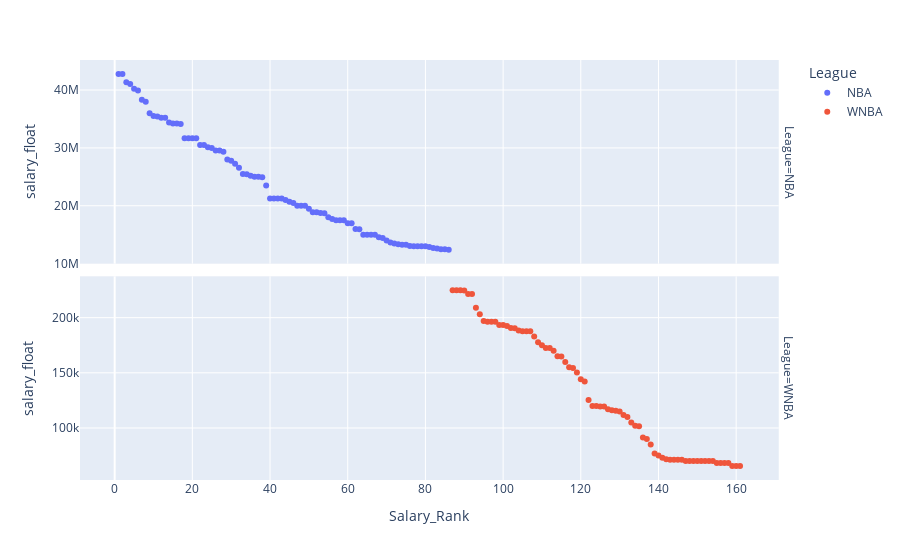

Notebook cell for this chart:
### Markdown cell above
### Views of Salaries vs League

### Code cell
import plotly.express as px

fig = px.scatter(df, x= "Salary_Rank", y="salary_float", color="League", facet_row="League", hover_data=['Avg_Salary'])
fig.update_yaxes(matches=None)

fig.show()

### Figure 1 — Plotly figure (JSON) as saved in the notebook; plotly's stock layout.template omitted (floating-point values rounded to 4 significant figures)
{"data": [{"customdata": [["$42,782,880  "], ["$42,782,880  "], ["$41,358,814  "], ["$41,063,925  "], ["$40,231,758  "], ["$39,932,648  "], ["$38,328,212  "], ["$37,980,720  "], ["$36,000,000  "], ["$35,500,000  "], ["$35,448,672  "], ["$35,197,650  "], ["$35,197,650  "], ["$34,379,100  "], ["$34,227,984  "], ["$34,226,304  "], ["$34,122,650  "], ["$31,650,600  "], ["$31,650,600  "], ["$31,650,600  "], ["$31,650,600  "], ["$30,521,116  "], ["$30,500,000  "], ["$30,100,543  "], ["$30,000,000  "], ["$29,542,010  "], ["$29,542,010  "], ["$29,331,375  "], ["$27,977,689  "], ["$27,800,000  "], ["$27,250,000  "], ["$26,583,334  "], ["$25,500,000  "], ["$25,434,263  "], ["$25,200,000  "], ["$25,000,000  "], ["$25,000,000  "], ["$24,916,591  "], ["$23,500,000  "], ["$21,250,000  "], ["$21,250,000  "], ["$21,250,000  "], ["$21,250,000  "], ["$21,000,000  "], ["$20,700,000  "], ["$20,475,000  "], ["$20,002,500  "], ["$20,000,000  "], ["$20,000,000  "], ["$19,500,000  "], ["$18,900,000  "], ["$18,893,589  "], ["$18,750,000  "], ["$18,725,000  "], ["$18,000,000  "], ["$17,737,500  "], ["$17,500,000  "], ["$17,500,000  "], ["$17,500,000  "], ["$17,000,000  "], ["$17,000,000  "], ["$16,000,000  "], ["$15,955,000  "], ["$15,000,000  "], ["$15,000,000  "], ["$15,000,000  "], ["$15,000,000  "], ["$14,545,000  "], ["$14,431,700  "], ["$14,000,000  "], ["$13,666,667  "], ["$13,500,000  "], ["$13,333,327  "], ["$13,250,000  "], ["$13,250,000  "], ["$13,038,862  "], ["$13,000,000  "], ["$13,000,000  "], ["$13,000,000  "], ["$12,999,975  "], ["$12,880,000  "], ["$12,724,946  "], ["$12,625,000  "], ["$12,500,000  "], ["$12,500,000  "], ["$12,400,000  "]], "hovertemplate": "League=NBA<br>Salary_Rank=%{x}<br>salary_float=%{y}<br>Avg_Salary=%{customdata[0]}<extra></extra>", "legendgroup": "NBA", "marker": {"color": "#636efa", "symbol": "circle"}, "mode": "markers", "name": "NBA", "orientation": "v", "showlegend": true, "type": "scatter", "x": [1, 2, 3, 4, 5, 6, 7, 8, 9, 10, 11, 12, 13, 14, 15, 16, 17, 18, 19, 20, 21, 22, 23, 24, 25, 26, 27, 28, 29, 30, 31, 32, 33, 34, 35, 36, 37, 38, 39, 40, 41, 42, 43, 44, 45, 46, 47, 48, 49, 50, 51, 52, 53, 54, 55, 56, 57, 58, 59, 60, 61, 62, 63, 64, 65, 66, 67, 68, 69, 70, 71, 72, 73, 74, 75, 76, 77, 78, 79, 80, 81, 82, 83, 84, 85, 86], "xaxis": "x2", "y": [42782880, 42782880, 41358814, 41063925, 40231758, 39932648, 38328212, 37980720, 36000000, 35500000, 35448672, 35197650, 35197650, 34379100, 34227984, 34226304, 34122650, 31650600, 31650600, 31650600, 31650600, 30521116, 30500000, 30100543, 30000000, 29542010, 29542010, 29331375, 27977689, 27800000, 27250000, 26583334, 25500000, 25434263, 25200000, 25000000, 25000000, 24916591, 23500000, 21250000, 21250000, 21250000, 21250000, 21000000, 20700000, 20475000, 20002500, 20000000, 20000000, 19500000, 18900000, 18893589, 18750000, 18725000, 18000000, 17737500, 17500000, 17500000, 17500000, 17000000, 17000000, 16000000, 15955000, 15000000, 15000000, 15000000, 15000000, 14545000, 14431700, 14000000, 13666667, 13500000, 13333327, 13250000, 13250000, 13038862, 13000000, 13000000, 13000000, 12999975, 12880000, 12724946, 12625000, 12500000, 12500000, 12400000], "yaxis": "y2"}, {"customdata": [["$224,870  "], ["$224,870  "], ["$224,772  "], ["$224,675  "], ["$221,515  "], ["$221,450  "], ["$209,000  "], ["$203,000  "], ["$197,000  "], ["$196,267  "], ["$196,267  "], ["$196,267  "], ["$193,409  "], ["$193,409  "], ["$192,500  "], ["$190,550  "], ["$190,517  "], ["$188,333  "], ["$187,750  "], ["$187,750  "], ["$187,750  "], ["$183,000  "], ["$177,625  "], ["$175,067  "], ["$172,550  "], ["$172,500  "], ["$170,000  "], ["$165,000  "], ["$164,800  "], ["$159,867  "], ["$155,000  "], ["$154,455  "], ["$150,350  "], ["$144,242  "], ["$142,100  "], ["$125,250  "], ["$120,000  "], ["$120,000  "], ["$119,500  "], ["$119,500  "], ["$117,000  "], ["$116,000  "], ["$115,627  "], ["$115,000  "], ["$111,650  "], ["$110,000  "], ["$105,000  "], ["$101,985  "], ["$101,500  "], ["$91,250  "], ["$90,000  "], ["$85,000  "], ["$76,800  "], ["$75,000  "], ["$73,000  "], ["$71,633  "], ["$71,199  "], ["$71,199  "], ["$71,199  "], ["$71,199  "], ["$70,040  "], ["$70,040  "], ["$70,040  "], ["$70,040  "], ["$70,040  "], ["$70,040  "], ["$70,040  "], ["$70,040  "], ["$68,339  "], ["$68,339  "], ["$68,339  "], ["$68,339  "], ["$65,459  "], ["$65,459  "], ["$65,459  "]], "hovertemplate": "League=WNBA<br>Salary_Rank=%{x}<br>salary_float=%{y}<br>Avg_Salary=%{customdata[0]}<extra></extra>", "legendgroup": "WNBA", "marker": {"color": "#EF553B", "symbol": "circle"}, "mode": "markers", "name": "WNBA", "orientation": "v", "showlegend": true, "type": "scatter", "x": [87, 88, 89, 90, 91, 92, 93, 94, 95, 96, 97, 98, 99, 100, 101, 102, 103, 104, 105, 106, 107, 108, 109, 110, 111, 112, 113, 114, 115, 116, 117, 118, 119, 120, 121, 122, 123, 124, 125, 126, 127, 128, 129, 130, 131, 132, 133, 134, 135, 136, 137, 138, 139, 140, 141, 142, 143, 144, 145, 146, 147, 148, 149, 150, 151, 152, 153, 154, 155, 156, 157, 158, 159, 160, 161], "xaxis": "x", "y": [224870, 224870, 224772, 224675, 221515, 221450, 209000, 203000, 197000, 196267, 196267, 196267, 193409, 193409, 192500, 190550, 190517, 188333, 187750, 187750, 187750, 183000, 177625, 175067, 172550, 172500, 170000, 165000, 164800, 159867, 155000, 154455, 150350, 144242, 142100, 125250, 120000, 120000, 119500, 119500, 117000, 116000, 115627, 115000, 111650, 110000, 105000, 101985, 101500, 91250, 90000, 85000, 76800, 75000, 73000, 71633, 71199, 71199, 71199, 71199, 70040, 70040, 70040, 70040, 70040, 70040, 70040, 70040, 68339, 68339, 68339, 68339, 65459, 65459, 65459], "yaxis": "y"}], "layout": {"annotations": [{"font": {}, "showarrow": false, "text": "League=WNBA", "textangle": 90, "x": 0.98, "xanchor": "left", "xref": "paper", "y": 0.2425, "yanchor": "middle", "yref": "paper"}, {"font": {}, "showarrow": false, "text": "League=NBA", "textangle": 90, "x": 0.98, "xanchor": "left", "xref": "paper", "y": 0.7575, "yanchor": "middle", "yref": "paper"}], "legend": {"title": {"text": "League"}, "tracegroupgap": 0}, "margin": {"t": 60}, "xaxis": {"anchor": "y", "domain": [0, 0.98], "title": {"text": "Salary_Rank"}}, "xaxis2": {"anchor": "y2", "domain": [0, 0.98], "matches": "x", "showticklabels": false}, "yaxis": {"anchor": "x", "domain": [0, 0.485], "title": {"text": "salary_float"}}, "yaxis2": {"anchor": "x2", "domain": [0.515, 1], "title": {"text": "salary_float"}}}}
